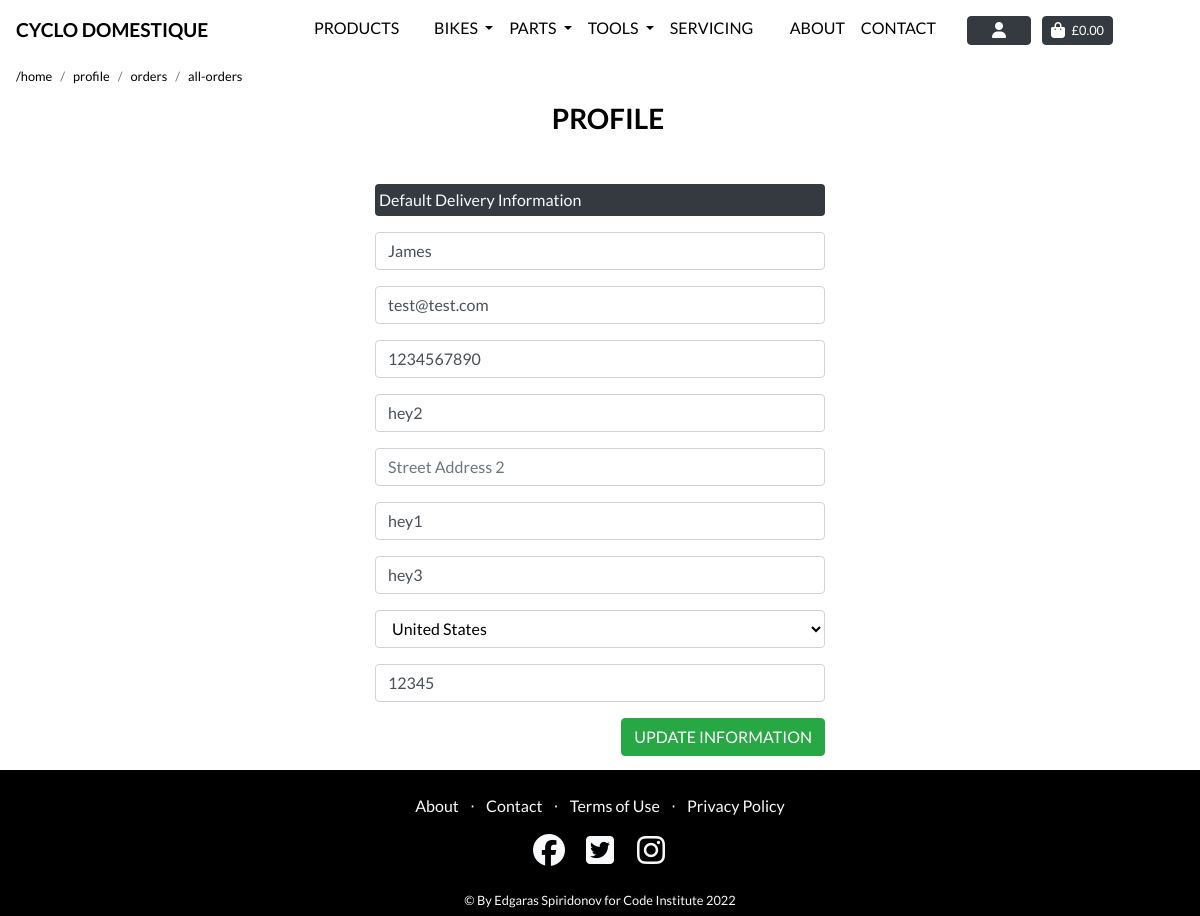
Page /profile/ (signed in) on the earlier database version.
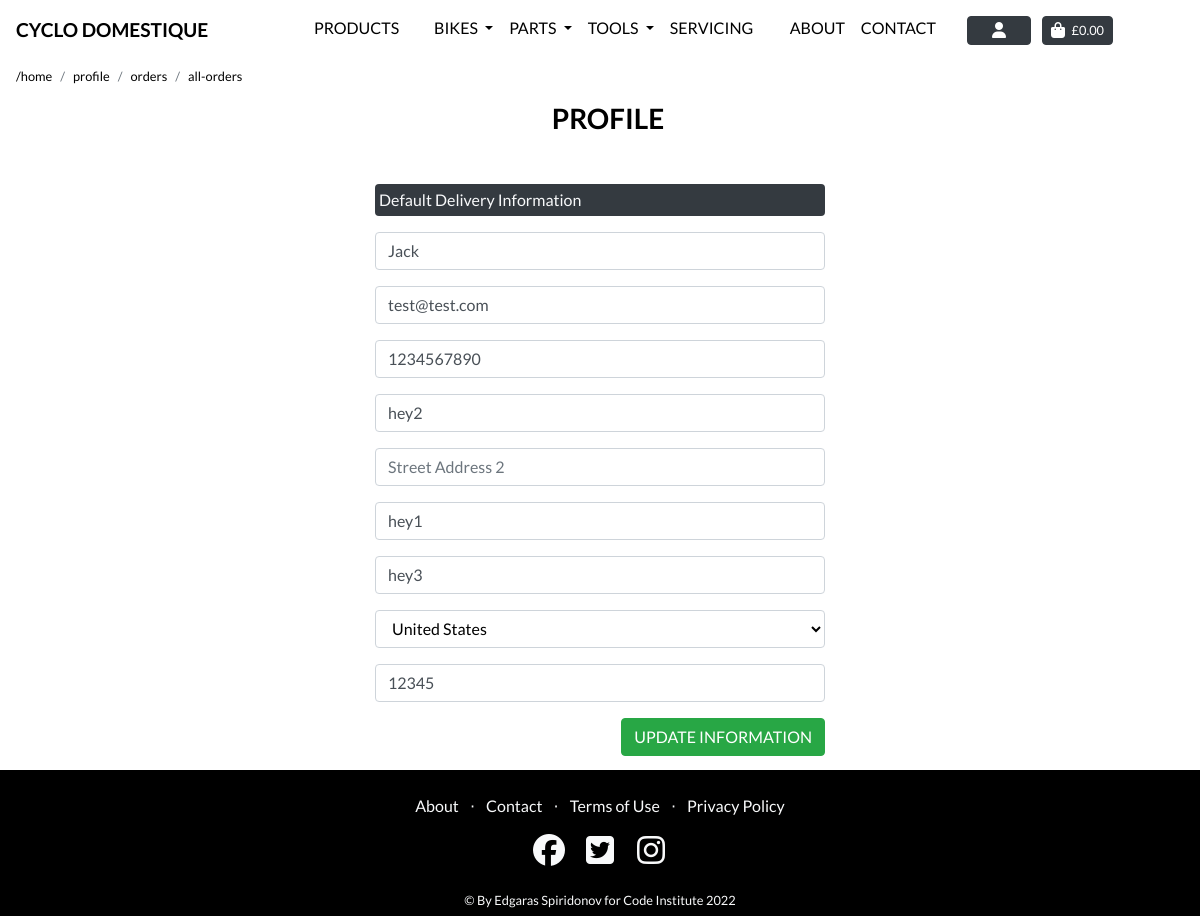
Same page on the later database version.
### profiles/models.py (models this page shows, shortened)
class UserProfile(models.Model):
    user = models.OneToOneField(User, on_delete=models.CASCADE)
    default_full_name = models.CharField(max_length=50, null=True, blank=True)
    default_email = models.EmailField(max_length=254, null=True, blank=True)
    default_phone_number = models.CharField(max_length=20,
                                            null=True, blank=True)
    default_street_address1 = models.CharField(max_length=80,
                                               null=True, blank=True)
    default_street_address2 = models.CharField(max_length=80,
                                               null=True, blank=True)
    default_town_or_city = models.CharField(max_length=40,
                                            null=True, blank=True)
    default_county = models.CharField(max_length=80, null=True, blank=True)
    default_country = CountryField(blank_label='Country',
                                   null=True, blank=True)
    default_postcode = models.CharField(max_length=20, null=True, blank=True)

### profiles/views.py (the view)
# urls.py: path('profile/', include('profiles.urls')),
@login_required
def profile(request):
    user_profile = get_object_or_404(UserProfile, user=request.user)
    if request.method == 'POST':
        form = UserProfileForm(request.POST, instance=user_profile)
        if form.is_valid():
            form.save()
            messages.success(request, 'Profile updated successfully')
    form = UserProfileForm(instance=user_profile)
    orders = user_profile.orders.all()
    template = 'profiles/profile.html'
    context = {
        'form': form,
        'orders': orders,
        'on_profile_page': True
    }
    return render(request, template, context)

### profiles/forms.py
class UserProfileForm(forms.ModelForm):
    class Meta:
        model = UserProfile
        exclude = ('user',)
    def __init__(self, *args, **kwargs):
        super().__init__(*args, **kwargs)
        placeholders = {
            'default_full_name': 'Full Name',
            'default_email': 'Email',
            'default_phone_number': 'Phone Number',
            'default_street_address1': 'Street Address 1',
            'default_street_address2': 'Street Address 2',
            'default_town_or_city': 'Town or City',
            'default_county': 'County, State or Locality',
            'default_postcode': 'Postal Code',
        }
        self.fields['default_full_name'].widget.attrs['autofocus'] = True
        for field in self.fields:
            if field != 'default_country':
                if self.fields[field].required:
                    placeholder = f'{placeholders[field]} *'
                else:
                    placeholder = placeholders[field]
                self.fields[field].widget.attrs['placeholder'] = placeholder
            self.fields[field].widget.attrs['class'] = ''
            self.fields[field].label = False

### profiles/templates/profiles/profile.html (shortened to what this page needs)
{% extends "base.html" %}
{% load static %}
{% block extra_css %}
    <link rel="stylesheet" href="{% static 'profiles/css/profile.css' %}">
    <link rel="stylesheet" href="{% static 'css/page_navbar.css' %}">
{% endblock %}
{% block page_header %}
<div class="header-container header-mobile">
</div>
{% endblock %}
{% block content %}
<div class="ml-3">
    <div class="col-md-12 px-0 mb-1">
        <nav aria-label="breadcrumb">
          <ol class="breadcrumb bg-transparent pl-0 mb-0  small">
            <li class="breadcrumb-item"><a class="text-black text-lowercase" href="/">/home</a></li>
            <li class="breadcrumb-item"><a class="text-black text-lowercase" href="/profile">profile</a></li>
            <li class="breadcrumb-item"><a class="text-black text-lowercase" href="/profile/orders">orders</a></li>
            <li class="breadcrumb-item"><a class="text-black text-lowercase" href="/profile/orders/all">all-orders</a></li>
          </ol>
        </nav>
    </div>
</div>
<div class="container">
    <div class="row">
        <div class="col">
            <h3 class="text-black text-uppercase font-weight-bold mb-5 text-center pl-3"> Profile </h3>
        </div>
    </div>
    <div class="row">
        <div class="col-3 d-none d-md-block d-lg-block d-xl-block"></div>
        <div class="col-12 col-md-6">
            <p class="text-light bg-dark rounded py-1 px-1">Default Delivery Information</p>
            <form class="mt-3" action="{% url 'profile' %}" method="POST" id="profile-update-form">
                {{ form|crispy }}
                <button class="btn btn-success rounded text-uppercase float-right">Update Information</button>
            </form>
        </div>
        <div class="col-2 d-none d-md-block d-lg-block d-xl-block"></div>
    </div>
</div>
{% include "includes/footer.html" %}
{% endblock %}

Differences in the rows shown:
changed UserProfile "test@test.com": default_full_name "James" → "Jack"
